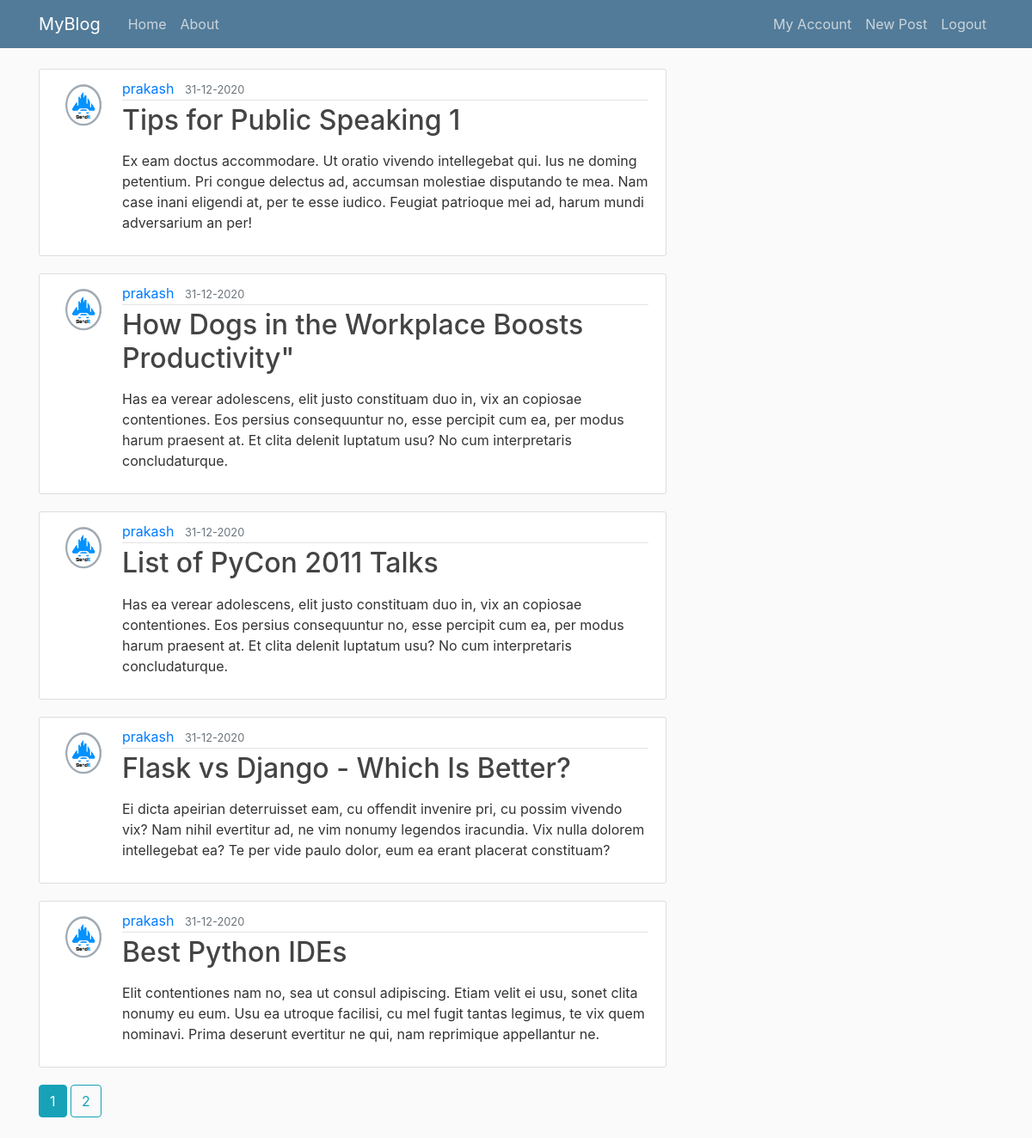
The app's page /home (signed in) with its own data.
### flask_blog/models.py (models this page shows, shortened)
class Post(db.Model):
    id =db.Column(db.Integer, primary_key=True)
    title = db.Column(db.String(100),nullable=False)
    date_posted = db.Column(db.DateTime, nullable=False, default = datetime.utcnow)
    content = db.Column(db.Text, nullable=False)
    user_id = db.Column(db.Integer, db.ForeignKey('user.id'), nullable=False)

class User(db.Model, UserMixin):
    id =db.Column(db.Integer, primary_key=True)
    username = db.Column(db.String(20), unique=True, nullable=False)
    email = db.Column(db.String(50), unique=True, nullable=False)
    image_file = db.Column(db.String(20), nullable=False, default='default.jpg')
    password = db.Column(db.String(60), nullable=False)
    posts = db.relationship('Post', backref='author', lazy=True)

### flask_blog/main/routes.py (the view)
@main.route('/')
@main.route('/home')
def home():
    page= request.args.get('page',1, type=int)
    posts = Post.query.order_by(Post.date_posted.desc()).paginate(page=page,per_page=5)
    return render_template('home.html', posts=posts)

### flask_blog/models.py (called while the page is built)
@login_manager.user_loader
def load_user(user_id):
    return User.query.get(int(user_id))

### flask_blog/templates/home.html (shortened to what this page needs)
{%extends "layout.html"%}
{% block content %}
    {%  for post in posts.items  %}
    <article class="media content-section">
        <img class="rounded-circle article-img" src="{{ url_for('static', filename='profile_pics/' + post.author.image_file) }}">
        <div class="media-body">
            <div class="article-metadata">
            <a class="mr-2" href="{{ url_for('users.user_posts', username=post.author.username) }}">{{ post.author.username }}</a>
            <small class="text-muted">{{ post.date_posted.strftime('%d-%m-%Y') }}</small>
            </div>
            <h2><a class="article-title" href="{{ url_for('posts.post', post_id=post.id) }}">{{ post.title }}</a></h2>
            <p class="article-content">{{ post.content|safe }}</p>
        </div>
    </article>
    {% endfor %}
    {%  for pagenum in posts.iter_pages(left_edge=1, right_edge=1, left_current=1, right_current=2)  %}
        {% if pagenum %}
            {% if posts.page == pagenum %}
                <a class="btn btn-info mb-4" href="{{ url_for('main.home', page=pagenum) }}">{{ pagenum }}</a>
            {% else %}
                <a class="btn btn-outline-info mb-4" href="{{ url_for('main.home', page=pagenum) }}">{{ pagenum }}</a>
            {% endif %}
        {% else %}
            ...
        {% endif %}
    {% endfor %}
{% endblock content %}

### flask_blog/static/main.css (style rules this page uses)
body { background: #fafafa; color: #333333; margin-top: 5rem; }
h1, h2, h3, h4, h5, h6 { color: #444444; }
.content-section { background: #ffffff; padding: 10px 20px; border: 1px solid #dddddd; border-radius: 3px; margin-bottom: 20px; }
.article-title { color: #444444; }
.article-content { white-space: pre-line; }
.article-img { height: 60px; width: 60px; margin-right: 16px; }
.article-metadata { padding-bottom: 1px; margin-bottom: 4px; border-bottom: 1px solid #e3e3e3 }

### records on screen
Post: image_file (picture), author.username "prakash", date_posted "31-12-2020", title "Tips for Public Speaking 1", content "Ex eam doctus accommodare. Ut oratio vivendo intellegebat qui. Ius ne doming petentium. Pri congue delectus ad, accumsan molestiae disputando te mea. Nam case inani eligendi at, per te esse iudico. Feugiat patrioque mei ad, harum mundi adversarium an per!"
Post: image_file (picture), author.username "prakash", date_posted "31-12-2020", title "How Dogs in the Workplace Boosts Productivity\"", content "Has ea verear adolescens, elit justo constituam duo in, vix an copiosae contentiones. Eos persius consequuntur no, esse percipit cum ea, per modus harum praesent at. Et clita delenit luptatum usu? No cum interpretaris concludaturque."
Post: image_file (picture), author.username "prakash", date_posted "31-12-2020", title "List of PyCon 2011 Talks", content "Has ea verear adolescens, elit justo constituam duo in, vix an copiosae contentiones. Eos persius consequuntur no, esse percipit cum ea, per modus harum praesent at. Et clita delenit luptatum usu? No cum interpretaris concludaturque."
Post: image_file (picture), author.username "prakash", date_posted "31-12-2020", title "Flask vs Django - Which Is Better?", content "Ei dicta apeirian deterruisset eam, cu offendit invenire pri, cu possim vivendo vix? Nam nihil evertitur ad, ne vim nonumy legendos iracundia. Vix nulla dolorem intellegebat ea? Te per vide paulo dolor, eum ea erant placerat constituam?"
Post: image_file (picture), author.username "prakash", date_posted "31-12-2020", title "Best Python IDEs", content "Elit contentiones nam no, sea ut consul adipiscing. Etiam velit ei usu, sonet clita nonumy eu eum. Usu ea utroque facilisi, cu mel fugit tantas legimus, te vix quem nominavi. Prima deserunt evertitur ne qui, nam reprimique appellantur ne."

### other values on screen
{{ pagenum }} "1"
{{ pagenum }} "2"
